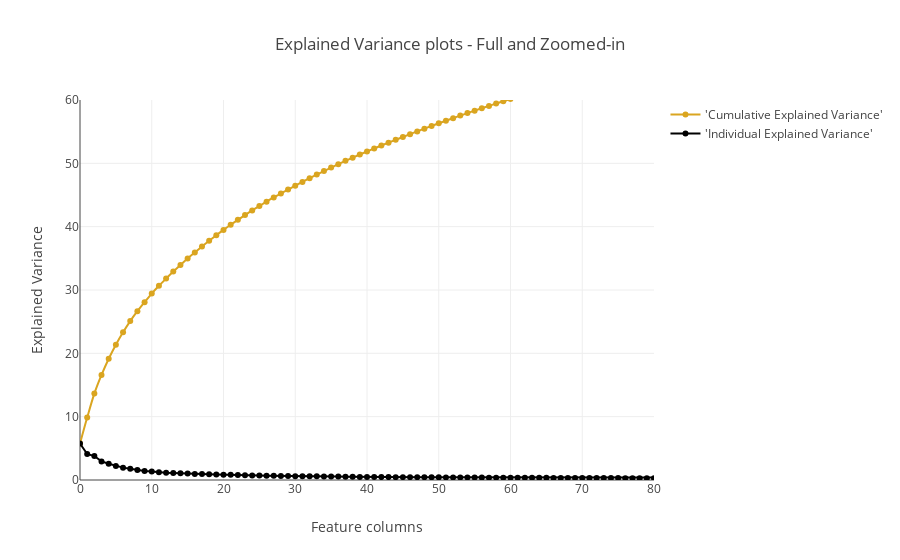

Here is the notebook cell this chart was saved with:
### Markdown cell above
Now having calculated both our Individual Explained Variance and Cumulative Explained Variance values, let's use the Plotly visualisation package to produce an interactive chart to showcase this.

### Code cell
trace1 = go.Scatter(
    x=list(range(784)),
    y= cum_var_exp,
    mode='lines+markers',
    name="'Cumulative Explained Variance'",
#     hoverinfo= cum_var_exp,
    line=dict(
        shape='spline',
        color = 'goldenrod'
    )
)
trace2 = go.Scatter(
    x=list(range(784)),
    y= var_exp,
    mode='lines+markers',
    name="'Individual Explained Variance'",
#     hoverinfo= var_exp,
    line=dict(
        shape='linear',
        color = 'black'
    )
)
fig = tls.make_subplots(insets=[{'cell': (1,1), 'l': 0.7, 'b': 0.5}],
                          print_grid=True)

fig.append_trace(trace1, 1, 1)
fig.append_trace(trace2,1,1)
fig.layout.title = 'Explained Variance plots - Full and Zoomed-in'
fig.layout.xaxis = dict(range=[0, 80], title = 'Feature columns')
fig.layout.yaxis = dict(range=[0, 60], title = 'Explained Variance')
# fig['data'] = []
# fig['data'].append(go.Scatter(x= list(range(784)) , y=cum_var_exp, xaxis='x2', yaxis='y2', name = 'Cumulative Explained Variance'))
# fig['data'].append(go.Scatter(x= list(range(784)) , y=cum_var_exp, xaxis='x2', yaxis='y2', name = 'Cumulative Explained Variance'))

# fig['data'] = go.Scatter(x= list(range(784)) , y=cum_var_exp, xaxis='x2', yaxis='y2', name = 'Cumulative Explained Variance')
# fig['data'] += [go.Scatter(x=list(range(784)), y=var_exp, xaxis='x2', yaxis='y2',name = 'Individual Explained Variance')]

# fig['data'] = data
# fig['layout'] = layout
# fig['data'] += data2
# fig['layout'] += layout2
py.iplot(fig, filename='inset example')

### Figure 1 — Plotly figure (JSON) as saved in the notebook; plotly's stock layout.template omitted (floating-point values rounded to 4 significant figures; data arrays with more than 128 entries replaced by an {"elided": "..."} marker saying what was removed)
{"data": [{"line": {"color": "goldenrod", "shape": "spline"}, "mode": "lines+markers", "name": "'Cumulative Explained Variance'", "type": "scatter", "uid": "984040dd-0099-4c81-9e70-9dffb6a36abe", "x": {"elided": "784 int values"}, "xaxis": "x", "y": {"elided": "784 float values"}, "yaxis": "y"}, {"line": {"color": "black", "shape": "linear"}, "mode": "lines+markers", "name": "'Individual Explained Variance'", "type": "scatter", "uid": "feaacaab-726c-45cc-ba69-e0ca499cdab1", "x": {"elided": "784 int values"}, "xaxis": "x", "y": {"elided": "784 float values"}, "yaxis": "y"}], "layout": {"title": {"text": "Explained Variance plots - Full and Zoomed-in"}, "xaxis": {"range": [0, 80], "title": {"text": "Feature columns"}}, "xaxis2": {"anchor": "y2", "domain": [0.7, 1]}, "yaxis": {"range": [0, 60], "title": {"text": "Explained Variance"}}, "yaxis2": {"anchor": "x2", "domain": [0.5, 1]}}}
